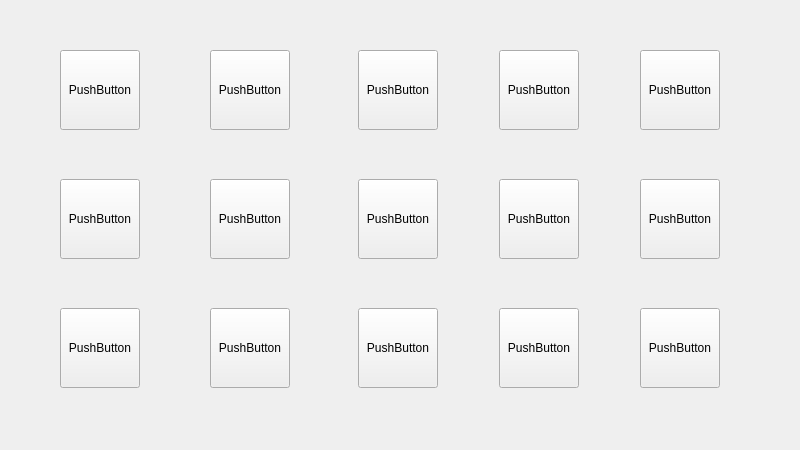
<?xml version="1.0" encoding="UTF-8"?>
<ui version="4.0">
 <class>Widget</class>
 <widget class="QWidget" name="Widget">
  <property name="geometry">
   <rect>
    <x>0</x>
    <y>0</y>
    <width>800</width>
    <height>450</height>
   </rect>
  </property>
  <property name="windowTitle">
   <string>Widget</string>
  </property>
  <property name="styleSheet">
   <string notr="true">QPushButton {
	height: 50px;
}</string>
  </property>
  <widget class="QPushButton" name="b1">
   <property name="geometry">
    <rect>
     <x>60</x>
     <y>50</y>
     <width>80</width>
     <height>80</height>
    </rect>
   </property>
   <property name="text">
    <string>PushButton</string>
   </property>
   <property name="default">
    <bool>false</bool>
   </property>
   <property name="flat">
    <bool>false</bool>
   </property>
  </widget>
  <widget class="QPushButton" name="b2">
   <property name="geometry">
    <rect>
     <x>210</x>
     <y>50</y>
     <width>80</width>
     <height>80</height>
    </rect>
   </property>
   <property name="text">
    <string>PushButton</string>
   </property>
  </widget>
  <widget class="QPushButton" name="b3">
   <property name="geometry">
    <rect>
     <x>358</x>
     <y>50</y>
     <width>80</width>
     <height>80</height>
    </rect>
   </property>
   <property name="text">
    <string>PushButton</string>
   </property>
  </widget>
  <widget class="QPushButton" name="b4">
   <property name="geometry">
    <rect>
     <x>499</x>
     <y>50</y>
     <width>80</width>
     <height>80</height>
    </rect>
   </property>
   <property name="text">
    <string>PushButton</string>
   </property>
  </widget>
  <widget class="QPushButton" name="b10">
   <property name="geometry">
    <rect>
     <x>640</x>
     <y>179</y>
     <width>80</width>
     <height>80</height>
    </rect>
   </property>
   <property name="text">
    <string>PushButton</string>
   </property>
  </widget>
  <widget class="QPushButton" name="b6">
   <property name="geometry">
    <rect>
     <x>60</x>
     <y>179</y>
     <width>80</width>
     <height>80</height>
    </rect>
   </property>
   <property name="text">
    <string>PushButton</string>
   </property>
  </widget>
  <widget class="QPushButton" name="b7">
   <property name="geometry">
    <rect>
     <x>210</x>
     <y>179</y>
     <width>80</width>
     <height>80</height>
    </rect>
   </property>
   <property name="text">
    <string>PushButton</string>
   </property>
  </widget>
  <widget class="QPushButton" name="b8">
   <property name="geometry">
    <rect>
     <x>358</x>
     <y>179</y>
     <width>80</width>
     <height>80</height>
    </rect>
   </property>
   <property name="text">
    <string>PushButton</string>
   </property>
  </widget>
  <widget class="QPushButton" name="b9">
   <property name="geometry">
    <rect>
     <x>499</x>
     <y>179</y>
     <width>80</width>
     <height>80</height>
    </rect>
   </property>
   <property name="text">
    <string>PushButton</string>
   </property>
  </widget>
  <widget class="QPushButton" name="b11">
   <property name="geometry">
    <rect>
     <x>60</x>
     <y>308</y>
     <width>80</width>
     <height>80</height>
    </rect>
   </property>
   <property name="text">
    <string>PushButton</string>
   </property>
  </widget>
  <widget class="QPushButton" name="b12">
   <property name="geometry">
    <rect>
     <x>210</x>
     <y>308</y>
     <width>80</width>
     <height>80</height>
    </rect>
   </property>
   <property name="text">
    <string>PushButton</string>
   </property>
  </widget>
  <widget class="QPushButton" name="b13">
   <property name="geometry">
    <rect>
     <x>358</x>
     <y>308</y>
     <width>80</width>
     <height>80</height>
    </rect>
   </property>
   <property name="text">
    <string>PushButton</string>
   </property>
  </widget>
  <widget class="QPushButton" name="b14">
   <property name="geometry">
    <rect>
     <x>499</x>
     <y>308</y>
     <width>80</width>
     <height>80</height>
    </rect>
   </property>
   <property name="text">
    <string>PushButton</string>
   </property>
  </widget>
  <widget class="QPushButton" name="b15">
   <property name="geometry">
    <rect>
     <x>640</x>
     <y>308</y>
     <width>80</width>
     <height>80</height>
    </rect>
   </property>
   <property name="text">
    <string>PushButton</string>
   </property>
  </widget>
  <widget class="QPushButton" name="b5">
   <property name="geometry">
    <rect>
     <x>640</x>
     <y>50</y>
     <width>80</width>
     <height>80</height>
    </rect>
   </property>
   <property name="text">
    <string>PushButton</string>
   </property>
  </widget>
 </widget>
 <resources/>
 <connections/>
</ui>
